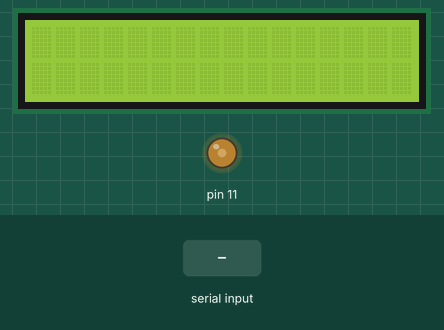
This sketch was run on a simulated Arduino Uno, built with avr-gcc and run on an emulated ATmega328P. Shown: 16×2 character LCD, output pins drawn as LEDs (lit = HIGH). The inputs (shaded band) are chosen by the test bench. What the sketch prints to the serial monitor is not drawn.

Above: at 1.2 s.
1.3 s: "1\n" received over Serial
At 2.9 s:
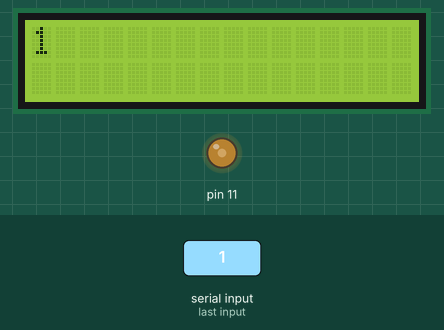
Timing chart, 0 to 4.4 s (numbered marks = the images above; inputs shaded):
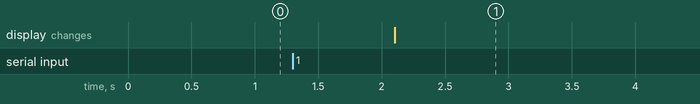

The sketch:

Ml_project.ino
```cpp
// Internal Temperature Sensor
// Example sketch for ATmega328 types.
// www.theorycircuit.com


#include <LiquidCrystal.h> // includes the LiquidCrystal Library
LiquidCrystal lcd(12, 10, 5, 4, 3, 2); // Creates an LCD object. Parameters: (rs, enable, d4, d5, d6, d7)

void setup()
{
  Serial.begin(9600);
  lcd.begin(16,2); // Initializes the interface to the LCD screen, and specifies the dimensions (width and height) of the display }
  analogWrite(11,100); // Generate PWM signal at pin D11, value of 100 (out of 255)
  Serial.println(F("Internal Temperature Sensor"));
}

void loop()
{
  double temperature = GetTemp(); // Get temperature value
  Serial.println(temperature); // Send temperature value over serial
  delay(1000);

  if (Serial.available() > 0)
  {
    String data = Serial.readStringUntil('\n');
    //Serial.print("You sent me: ");
    //Serial.println(data);
    lcd.print(data);   // Prints data on the LCD
    delay(5000);      //  5 sec delay
    lcd.clear();     // Clears the LCD screen
  }
}

double GetTemp(void)
{
  unsigned int wADC;
  double t;

  // The internal temperature has to be used
  // with the internal reference of 1.1V.
  // Channel 8 can not be selected with the analogRead function yet.

  // Set the internal reference and mux.
  ADMUX = (_BV(REFS1) | _BV(REFS0) | _BV(MUX3));
  ADCSRA |= _BV(ADEN);  // enable the ADC

  delay(20);            // wait for voltages to become stable.

  ADCSRA |= _BV(ADSC);  // Start the ADC

  // Detect end-of-conversion
  while (bit_is_set(ADCSRA,ADSC));

  // Reading register "ADCW" takes care of how to read ADCL and ADCH.
  wADC = ADCW;

  // The offset of 324.31 could be wrong. It is just an indication.
  t = (wADC - 324.31 ) / 1.22;
  t = t + 273; // Convert to degree Kelvin
  // The returned temperature is in degrees Kelvin.
  return (t);
}
```

Measured:
- after the input at 1.3 s, the display: changes after 0.80 s (image 1)
